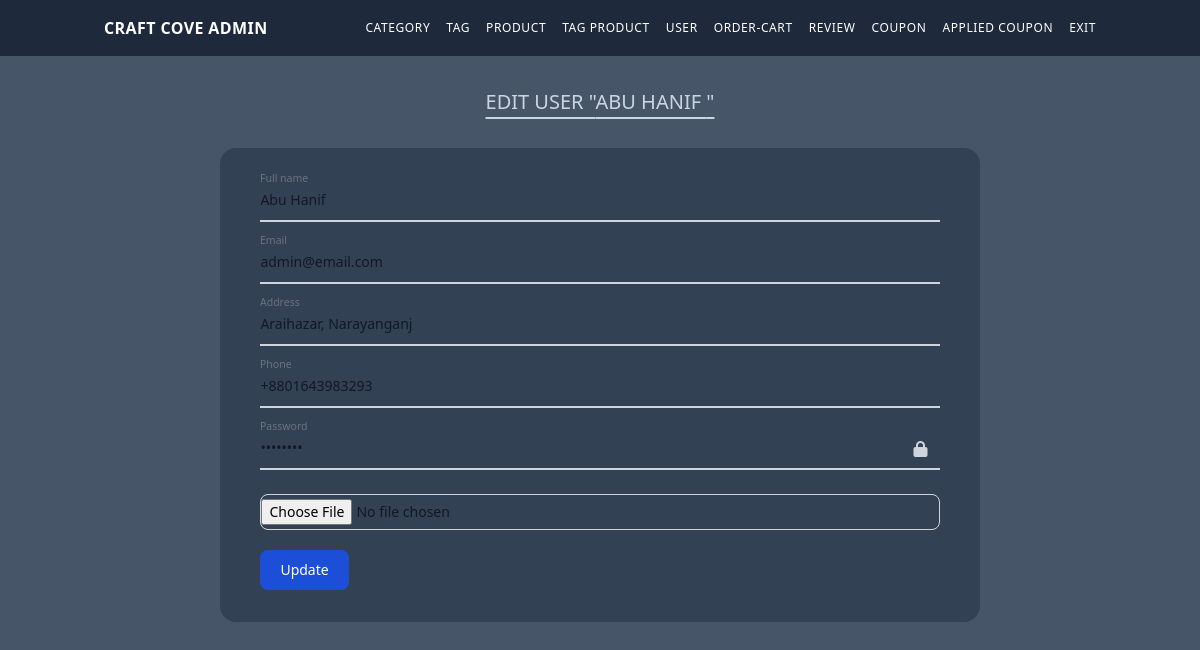
/admin_user_edit.php?id=1 (signed in), run on the app's committed database.
### tables this page shows
CREATE TABLE user_ac
(
    id          INT AUTO_INCREMENT PRIMARY KEY,
    name        VARCHAR(255) NOT NULL,
    email       VARCHAR(255) NOT NULL UNIQUE,
    profile_img VARCHAR(255) NULL,
    address     VARCHAR(255) NOT NULL,
    phone       VARCHAR(255) NOT NULL,
    created_at  TIMESTAMP DEFAULT CURRENT_TIMESTAMP,
    updated_at  TIMESTAMP DEFAULT CURRENT_TIMESTAMP ON UPDATE CURRENT_TIMESTAMP,
    password    VARCHAR(255) NOT NULL
);

### admin_user_edit.php (the view, shortened to what this page needs)
<?php
global $conn;
$id = isset($_GET['id']) ? $_GET['id'] : null;
$sql = "SELECT * FROM user_ac WHERE id = '$id'";
$result = $conn->query($sql);
$row = $result->fetch_assoc();
?>
<div class="flex min-h-screen items-center mt-4 flex-col">
    <h2 class="text-slate-300 text-xl uppercase underline underline-offset-8 mb-8">Edit User "<?= $row['name'] ?>
        "</h2>
    <form action="admin_user_edit.php?id=<?= $id ?>" class="w-[65%] mx-auto bg-slate-700 px-10 py-8 rounded-2xl"
          method="post"
          enctype="multipart/form-data">
        <div class="relative z-0 w-full mb-5 group">
            <input type="text" name="name" id="name"
                   class="block py-2.5 px-0 w-full text-sm text-gray-900 bg-transparent border-0 border-b-2 border-gray-300 appearance-none dark:text-white dark:border-gray-600 dark:focus:border-blue-500 focus:outline-none focus:ring-0 focus:border-blue-600 peer"
                   placeholder=" " required value="<?= $row['name'] ?>"/>
            <label for="name"
                   class="peer-focus:font-medium absolute text-sm text-gray-500 dark:text-gray-400 duration-300 transform -translate-y-6 scale-75 top-3 -z-10 origin-[0] peer-focus:start-0 rtl:peer-focus:translate-x-1/4 rtl:peer-focus:left-auto peer-focus:text-blue-600 peer-focus:dark:text-blue-500 peer-placeholder-shown:scale-100 peer-placeholder-shown:translate-y-0 peer-focus:scale-75 peer-focus:-translate-y-6">Full
                name</label>
        </div>
        <div class="relative z-0 w-full mb-5 group">
            <input type="email" name="email" id="email"
                   class="block py-2.5 px-0 w-full text-sm text-gray-900 bg-transparent border-0 border-b-2 border-gray-300 appearance-none dark:text-white dark:border-gray-600 dark:focus:border-blue-500 focus:outline-none focus:ring-0 focus:border-blue-600 peer"
                   placeholder=" " required value="<?= $row['email'] ?>"/>
            <label for="email"
                   class="peer-focus:font-medium absolute text-sm text-gray-500 dark:text-gray-400 duration-300 transform -translate-y-6 scale-75 top-3 -z-10 origin-[0] peer-focus:start-0 rtl:peer-focus:translate-x-1/4 rtl:peer-focus:left-auto peer-focus:text-blue-600 peer-focus:dark:text-blue-500 peer-placeholder-shown:scale-100 peer-placeholder-shown:translate-y-0 peer-focus:scale-75 peer-focus:-translate-y-6">Email</label>
        </div>
        <div class="relative z-0 w-full mb-5 group">
            <input type="text" name="address" id="address"
                   class="block py-2.5 px-0 w-full text-sm text-gray-900 bg-transparent border-0 border-b-2 border-gray-300 appearance-none dark:text-white dark:border-gray-600 dark:focus:border-blue-500 focus:outline-none focus:ring-0 focus:border-blue-600 peer"
                   placeholder=" " required value="<?= $row['address'] ?>"/>
            <label for="address"
                   class="peer-focus:font-medium absolute text-sm text-gray-500 dark:text-gray-400 duration-300 transform -translate-y-6 scale-75 top-3 -z-10 origin-[0] peer-focus:start-0 rtl:peer-focus:translate-x-1/4 rtl:peer-focus:left-auto peer-focus:text-blue-600 peer-focus:dark:text-blue-500 peer-placeholder-shown:scale-100 peer-placeholder-shown:translate-y-0 peer-focus:scale-75 peer-focus:-translate-y-6">Address</label>
        </div>
        <div class="relative z-0 w-full mb-5 group">
            <input type="text" name="phone" id="phone"
                   class="block py-2.5 px-0 w-full text-sm text-gray-900 bg-transparent border-0 border-b-2 border-gray-300 appearance-none dark:text-white dark:border-gray-600 dark:focus:border-blue-500 focus:outline-none focus:ring-0 focus:border-blue-600 peer"
                   placeholder=" " required value="<?= $row['phone'] ?>"/>
            <label for="phone"
                   class="peer-focus:font-medium absolute text-sm text-gray-500 dark:text-gray-400 duration-300 transform -translate-y-6 scale-75 top-3 -z-10 origin-[0] peer-focus:start-0 rtl:peer-focus:translate-x-1/4 rtl:peer-focus:left-auto peer-focus:text-blue-600 peer-focus:dark:text-blue-500 peer-placeholder-shown:scale-100 peer-placeholder-shown:translate-y-0 peer-focus:scale-75 peer-focus:-translate-y-6">Phone</label>
        </div>
        <div class="relative z-0 w-full mb-5 group">
            <input type="password" name="password" id="password"
                   class="block py-2.5 px-0 w-full text-sm text-gray-900 bg-transparent border-0 border-b-2 border-gray-300 appearance-none dark:text-white dark:border-gray-600 dark:focus:border-blue-500 focus:outline-none focus:ring-0 focus:border-blue-600 peer"
                   placeholder=" " value="<?= $row['password'] ?>" required/>
            <span class="absolute inset-y-0 right-0 flex items-center pr-3">
        <i id="passwordToggleIcon" class="fas fa-lock cursor-pointer"
           onclick="togglePasswordVisibility('password')"></i>
    </span>
            <label for="password"
                   class="peer-focus:font-medium absolute text-sm text-gray-500 dark:text-gray-400 duration-300 transform -translate-y-6 scale-75 top-3 -z-10 origin-[0] peer-focus:start-0 rtl:peer-focus:translate-x-1/4 rtl:peer-focus:left-auto peer-focus:text-blue-600 peer-focus:dark:text-blue-500 peer-placeholder-shown:scale-100 peer-placeholder-shown:translate-y-0 peer-focus:scale-75 peer-focus:-translate-y-6">Password</label>
        </div>
        <div class="relative z-0 w-full mb-5 group">
            <p class="text-xs pb-1"><?= htmlspecialchars($row['profile_img']) ?></p>
            <input class="block w-full mb-5 text-sm py-1 text-gray-900 border border-gray-300 rounded-lg cursor-pointer bg-gray-50 dark:text-gray-400 appearance-none focus:outline-none bg-transparent dark:border-gray-600 dark:placeholder-gray-400"
                   id="profile_img" type="file" name="profile_img">
        </div>
        <button type="submit"
                class="text-white bg-blue-700 hover:bg-blue-800 focus:ring-4 focus:outline-none focus:ring-blue-300 font-medium rounded-lg text-sm w-full sm:w-auto px-5 py-2.5 text-center dark:bg-blue-600 dark:hover:bg-blue-700 dark:focus:ring-blue-800">
            Update
        </button>
    </form>
</div>

### data on the page
user_ac: name "ABU HANIF", name "Abu Hanif", email "admin@email.com", address "Araihazar, Narayanganj", phone "+8801643983293"
